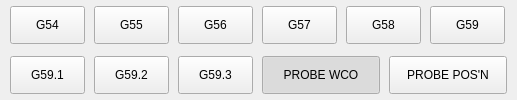
              <widget class="QWidget" name="widget_16" native="true">
               <property name="minimumSize">
                <size>
                 <width>112</width>
                 <height>90</height>
                </size>
               </property>
               <property name="maximumSize">
                <size>
                 <width>16777215</width>
                 <height>100</height>
                </size>
               </property>
               <layout class="QVBoxLayout" name="verticalLayout_17">
                <property name="spacing">
                 <number>0</number>
                </property>
                <property name="leftMargin">
                 <number>9</number>
                </property>
                <property name="topMargin">
                 <number>0</number>
                </property>
                <property name="rightMargin">
                 <number>9</number>
                </property>
                <property name="bottomMargin">
                 <number>0</number>
                </property>
                <item>
                 <widget class="QWidget" name="horizontalWidget_4" native="true">
                  <property name="sizePolicy">
                   <sizepolicy hsizetype="Preferred" vsizetype="Preferred">
                    <horstretch>0</horstretch>
                    <verstretch>0</verstretch>
                   </sizepolicy>
                  </property>
                  <property name="minimumSize">
                   <size>
                    <width>440</width>
                    <height>0</height>
                   </size>
                  </property>
                  <layout class="QHBoxLayout" name="horizontalLayout_47">
                   <property name="spacing">
                    <number>9</number>
                   </property>
                   <property name="leftMargin">
                    <number>1</number>
                   </property>
                   <property name="topMargin">
                    <number>1</number>
                   </property>
                   <property name="rightMargin">
                    <number>1</number>
                   </property>
                   <property name="bottomMargin">
                    <number>1</number>
                   </property>
                   <item>
                    <widget class="ActionButton" name="actionbutton_31">
                     <property name="sizePolicy">
                      <sizepolicy hsizetype="Fixed" vsizetype="Fixed">
                       <horstretch>0</horstretch>
                       <verstretch>0</verstretch>
                      </sizepolicy>
                     </property>
                     <property name="minimumSize">
                      <size>
                       <width>75</width>
                       <height>38</height>
                      </size>
                     </property>
                     <property name="maximumSize">
                      <size>
                       <width>70</width>
                       <height>38</height>
                      </size>
                     </property>
                     <property name="focusPolicy">
                      <enum>Qt::NoFocus</enum>
                     </property>
                     <property name="styleSheet">
                      <string notr="true"/>
                     </property>
                     <property name="text">
                      <string>G54</string>
                     </property>
                     <property name="autoExclusive">
                      <bool>true</bool>
                     </property>
                     <property name="actionName" stdset="0">
                      <string>machine.set-work-coord:G54</string>
                     </property>
                    </widget>
                   </item>
                   <item>
                    <widget class="ActionButton" name="actionbutton_32">
                     <property name="sizePolicy">
                      <sizepolicy hsizetype="Fixed" vsizetype="Fixed">
                       <horstretch>0</horstretch>
                       <verstretch>0</verstretch>
                      </sizepolicy>
                     </property>
                     <property name="minimumSize">
                      <size>
                       <width>75</width>
                       <height>38</height>
                      </size>
                     </property>
                     <property name="maximumSize">
                      <size>
                       <width>70</width>
                       <height>38</height>
                      </size>
                     </property>
                     <property name="focusPolicy">
                      <enum>Qt::NoFocus</enum>
                     </property>
                     <property name="styleSheet">
                      <string notr="true"/>
                     </property>
                     <property name="text">
                      <string>G55</string>
                     </property>
                     <property name="autoExclusive">
                      <bool>true</bool>
                     </property>
                     <property name="actionName" stdset="0">
                      <string>machine.set-work-coord:G55</string>
                     </property>
                    </widget>
                   </item>
                   <item>
                    <widget class="ActionButton" name="actionbutton_33">
                     <property name="sizePolicy">
                      <sizepolicy hsizetype="Fixed" vsizetype="Fixed">
                       <horstretch>0</horstretch>
                       <verstretch>0</verstretch>
                      </sizepolicy>
                     </property>
                     <property name="minimumSize">
                      <size>
                       <width>75</width>
                       <height>38</height>
                      </size>
                     </property>
                     <property name="maximumSize">
                      <size>
                       <width>70</width>
                       <height>38</height>
                      </size>
                     </property>
                     <property name="focusPolicy">
                      <enum>Qt::NoFocus</enum>
                     </property>
                     <property name="styleSheet">
                      <string notr="true"/>
                     </property>
                     <property name="text">
                      <string>G56</string>
                     </property>
                     <property name="autoExclusive">
                      <bool>true</bool>
                     </property>
                     <property name="actionName" stdset="0">
                      <string>machine.set-work-coord:G56</string>
                     </property>
                    </widget>
                   </item>
                   <item>
                    <widget class="ActionButton" name="actionbutton_34">
                     <property name="sizePolicy">
                      <sizepolicy hsizetype="Fixed" vsizetype="Fixed">
                       <horstretch>0</horstretch>
                       <verstretch>0</verstretch>
                      </sizepolicy>
                     </property>
                     <property name="minimumSize">
                      <size>
                       <width>75</width>
                       <height>38</height>
                      </size>
                     </property>
                     <property name="maximumSize">
                      <size>
                       <width>70</width>
                       <height>38</height>
                      </size>
                     </property>
                     <property name="focusPolicy">
                      <enum>Qt::NoFocus</enum>
                     </property>
                     <property name="styleSheet">
                      <string notr="true"/>
                     </property>
                     <property name="text">
                      <string>G57</string>
                     </property>
                     <property name="autoExclusive">
                      <bool>true</bool>
                     </property>
                     <property name="actionName" stdset="0">
                      <string>machine.set-work-coord:G57</string>
                     </property>
                    </widget>
                   </item>
                   <item>
                    <widget class="ActionButton" name="actionbutton_35">
                     <property name="sizePolicy">
                      <sizepolicy hsizetype="Fixed" vsizetype="Fixed">
                       <horstretch>0</horstretch>
                       <verstretch>0</verstretch>
                      </sizepolicy>
                     </property>
                     <property name="minimumSize">
                      <size>
                       <width>75</width>
                       <height>38</height>
                      </size>
                     </property>
                     <property name="maximumSize">
                      <size>
                       <width>70</width>
                       <height>38</height>
                      </size>
                     </property>
                     <property name="focusPolicy">
                      <enum>Qt::NoFocus</enum>
                     </property>
                     <property name="styleSheet">
                      <string notr="true"/>
                     </property>
                     <property name="text">
                      <string>G58</string>
                     </property>
                     <property name="autoExclusive">
                      <bool>true</bool>
                     </property>
                     <property name="actionName" stdset="0">
                      <string>machine.set-work-coord:G58</string>
                     </property>
                    </widget>
                   </item>
                   <item>
                    <widget class="ActionButton" name="actionbutton_36">
                     <property name="sizePolicy">
                      <sizepolicy hsizetype="Fixed" vsizetype="Fixed">
                       <horstretch>0</horstretch>
                       <verstretch>0</verstretch>
                      </sizepolicy>
                     </property>
                     <property name="minimumSize">
                      <size>
                       <width>75</width>
                       <height>38</height>
                      </size>
                     </property>
                     <property name="maximumSize">
                      <size>
                       <width>70</width>
                       <height>38</height>
                      </size>
                     </property>
                     <property name="focusPolicy">
                      <enum>Qt::NoFocus</enum>
                     </property>
                     <property name="styleSheet">
                      <string notr="true"/>
                     </property>
                     <property name="text">
                      <string>G59</string>
                     </property>
                     <property name="autoExclusive">
                      <bool>true</bool>
                     </property>
                     <property name="actionName" stdset="0">
                      <string>machine.set-work-coord:G59</string>
                     </property>
                    </widget>
                   </item>
                  </layout>
                 </widget>
                </item>
                <item>
                 <widget class="QWidget" name="horizontalWidget_5" native="true">
                  <property name="sizePolicy">
                   <sizepolicy hsizetype="Preferred" vsizetype="Preferred">
                    <horstretch>0</horstretch>
                    <verstretch>0</verstretch>
                   </sizepolicy>
                  </property>
                  <property name="minimumSize">
                   <size>
                    <width>440</width>
                    <height>0</height>
                   </size>
                  </property>
                  <layout class="QHBoxLayout" name="horizontalLayout_48">
                   <property name="spacing">
                    <number>9</number>
                   </property>
                   <property name="leftMargin">
                    <number>1</number>
                   </property>
                   <property name="topMargin">
                    <number>1</number>
                   </property>
                   <property name="rightMargin">
                    <number>1</number>
                   </property>
                   <property name="bottomMargin">
                    <number>1</number>
                   </property>
                   <item>
                    <widget class="ActionButton" name="actionbutton_37">
                     <property name="sizePolicy">
                      <sizepolicy hsizetype="Fixed" vsizetype="Fixed">
                       <horstretch>0</horstretch>
                       <verstretch>0</verstretch>
                      </sizepolicy>
                     </property>
                     <property name="minimumSize">
                      <size>
                       <width>75</width>
                       <height>38</height>
                      </size>
                     </property>
                     <property name="maximumSize">
                      <size>
                       <width>70</width>
                       <height>38</height>
                      </size>
                     </property>
                     <property name="focusPolicy">
                      <enum>Qt::NoFocus</enum>
                     </property>
                     <property name="styleSheet">
                      <string notr="true"/>
                     </property>
                     <property name="text">
                      <string>G59.1</string>
                     </property>
                     <property name="autoExclusive">
                      <bool>true</bool>
                     </property>
                     <property name="actionName" stdset="0">
                      <string>machine.set-work-coord:G59.1</string>
                     </property>
                    </widget>
                   </item>
                   <item>
                    <widget class="ActionButton" name="actionbutton_38">
                     <property name="sizePolicy">
                      <sizepolicy hsizetype="Fixed" vsizetype="Fixed">
                       <horstretch>0</horstretch>
                       <verstretch>0</verstretch>
                      </sizepolicy>
                     </property>
                     <property name="minimumSize">
                      <size>
                       <width>75</width>
                       <height>38</height>
                      </size>
                     </property>
                     <property name="maximumSize">
                      <size>
                       <width>70</width>
                       <height>38</height>
                      </size>
                     </property>
                     <property name="focusPolicy">
                      <enum>Qt::NoFocus</enum>
                     </property>
                     <property name="styleSheet">
                      <string notr="true"/>
                     </property>
                     <property name="text">
                      <string>G59.2</string>
                     </property>
                     <property name="autoExclusive">
                      <bool>true</bool>
                     </property>
                     <property name="actionName" stdset="0">
                      <string>machine.set-work-coord:G59.2</string>
                     </property>
                    </widget>
                   </item>
                   <item>
                    <widget class="ActionButton" name="actionbutton_39">
                     <property name="sizePolicy">
                      <sizepolicy hsizetype="Fixed" vsizetype="Fixed">
                       <horstretch>0</horstretch>
                       <verstretch>0</verstretch>
                      </sizepolicy>
                     </property>
                     <property name="minimumSize">
                      <size>
                       <width>75</width>
                       <height>38</height>
                      </size>
                     </property>
                     <property name="maximumSize">
                      <size>
                       <width>70</width>
                       <height>38</height>
                      </size>
                     </property>
                     <property name="focusPolicy">
                      <enum>Qt::NoFocus</enum>
                     </property>
                     <property name="styleSheet">
                      <string notr="true"/>
                     </property>
                     <property name="text">
                      <string>G59.3</string>
                     </property>
                     <property name="autoExclusive">
                      <bool>true</bool>
                     </property>
                     <property name="actionName" stdset="0">
                      <string>machine.set-work-coord:G59.3</string>
                     </property>
                    </widget>
                   </item>
                   <item>
                    <widget class="QPushButton" name="probe_wco_2">
                     <property name="sizePolicy">
                      <sizepolicy hsizetype="Fixed" vsizetype="Fixed">
                       <horstretch>156</horstretch>
                       <verstretch>0</verstretch>
                      </sizepolicy>
                     </property>
                     <property name="minimumSize">
                      <size>
                       <width>118</width>
                       <height>38</height>
                      </size>
                     </property>
                     <property name="maximumSize">
                      <size>
                       <width>16777215</width>
                       <height>38</height>
                      </size>
                     </property>
                     <property name="focusPolicy">
                      <enum>Qt::NoFocus</enum>
                     </property>
                     <property name="styleSheet">
                      <string notr="true"/>
                     </property>
                     <property name="text">
                      <string>PROBE WCO</string>
                     </property>
                     <property name="checkable">
                      <bool>true</bool>
                     </property>
                     <property name="checked">
                      <bool>true</bool>
                     </property>
                     <property name="autoExclusive">
                      <bool>true</bool>
                     </property>
                     <property name="checkedAction" stdset="0">
                      <string>0</string>
                     </property>
                    </widget>
                   </item>
                   <item>
                    <widget class="QPushButton" name="probe_Position_only_2">
                     <property name="sizePolicy">
                      <sizepolicy hsizetype="Fixed" vsizetype="Fixed">
                       <horstretch>156</horstretch>
                       <verstretch>0</verstretch>
                      </sizepolicy>
                     </property>
                     <property name="minimumSize">
                      <size>
                       <width>118</width>
                       <height>38</height>
                      </size>
                     </property>
                     <property name="maximumSize">
                      <size>
                       <width>16777215</width>
                       <height>38</height>
                      </size>
                     </property>
                     <property name="focusPolicy">
                      <enum>Qt::NoFocus</enum>
                     </property>
                     <property name="styleSheet">
                      <string notr="true"/>
                     </property>
                     <property name="text">
                      <string>PROBE POS'N</string>
                     </property>
                     <property name="checkable">
                      <bool>true</bool>
                     </property>
                     <property name="checkedAction" stdset="0">
                      <string>1</string>
                     </property>
                    </widget>
                   </item>
                  </layout>
                 </widget>
                </item>
               </layout>
              </widget>
